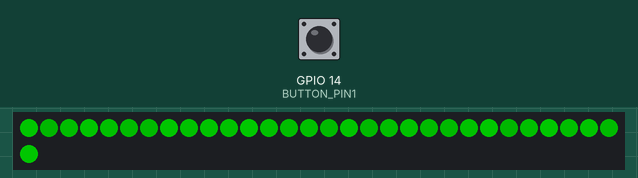
A sketch run on a simulated ESP8266 (NodeMCU). On the bench: 31 RGB LEDs in strip order, left to right, continuing on the next row. Inputs (shaded band) come from the test bench; at power-on: GPIO 14 (BUTTON_PIN1) LOW. Dim RGB values are drawn brighter than linear; WiFi joins after 1.5 s; servers stay silent unless stated; random numbers use the default seed unless the sketch sets one; what the sketch prints to the serial monitor is not drawn.

Above: at 2.7 s.
2.8 s: GPIO 14 (BUTTON_PIN1) pulled HIGH for 3.2 s
At 3.15 s:
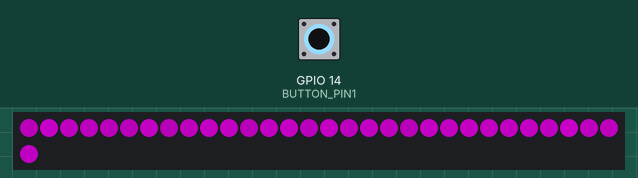
6.6 s: GPIO 14 (BUTTON_PIN1) pulled HIGH for 0.15 s
7.3 s: GPIO 14 (BUTTON_PIN1) pulled HIGH for 1 s
At 7.67 s:
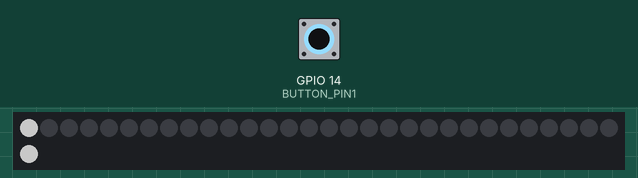
8.9 s: GPIO 14 (BUTTON_PIN1) pulled HIGH for 0.15 s
At 9.47 s:
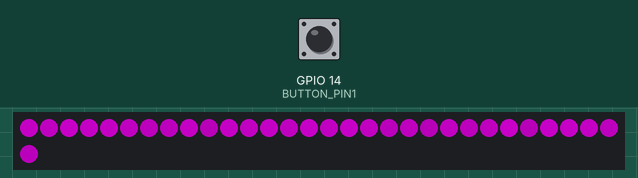
9.6 s: GPIO 14 (BUTTON_PIN1) pulsed HIGH 2 times (0.12 s each, 0.3 s apart)
At 9.77 s:
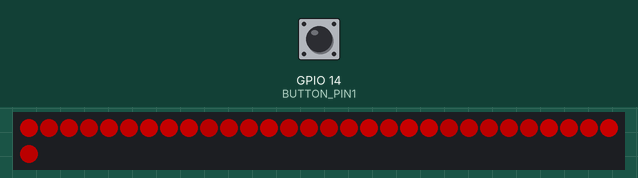
Timing chart, 0 to 12.6 s (numbered marks = the images above; inputs shaded):
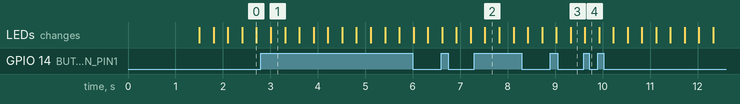

The sketch:

lightsaber.ino
```cpp
#include <WS2812FX.h>
#include "ota.h"
#include "leds.h"

void setup() {
  ota_setup();
  led_setup();

}

void loop() {
  ota_loop();
  led_loop();
}
```

leds.h
```cpp
#define LED_COUNT 31
#define LED_PIN 13
#define BUTTON_PIN1 14

WS2812FX ws2812fx = WS2812FX(LED_COUNT, LED_PIN, NEO_GRB + NEO_KHZ800);


int COLOR_COUNTER = 0;

int myEffects[] = {FX_MODE_STATIC, FX_MODE_BREATH, FX_MODE_FIRE_FLICKER};
int myColors[] = {FX_MODE_STATIC, FX_MODE_BREATH, FX_MODE_FIRE_FLICKER};


int button1State;             // the current reading from the input pin

int lastButton1State = LOW;   // the previous reading from the input pin

// the following variables are unsigned longs because the time, measured in
// milliseconds, will quickly become a bigger number than can be stored in an int.
unsigned long lastDebounceTime1 = 0;  // the last time the output pin was toggled
unsigned long debounceDelay = 100;    // the debounce time; increase if the output flickers

void led_setup() {

  ws2812fx.init();
  ws2812fx.setBrightness(100);
  ws2812fx.setColor(0, 255, 0);
  ws2812fx.setSpeed(250);
  ws2812fx.setMode(FX_MODE_FIRE_FLICKER);
  ws2812fx.start();

  pinMode(BUTTON_PIN1,INPUT);

}

void led_loop() {
  int statusButton1;

  ws2812fx.service();
  statusButton1=digitalRead(BUTTON_PIN1);

      // only toggle the LED if the new button state is HIGH
      if (statusButton1 == HIGH) {
        Serial.print ("Knopf 1 gedrueckt");
        COLOR_COUNTER = COLOR_COUNTER + 1;

        if (COLOR_COUNTER == 1){
          ws2812fx.setColor(0, 255, 0);
          ws2812fx.setMode(FX_MODE_FIRE_FLICKER);
        }

        if (COLOR_COUNTER == 2){
          ws2812fx.setColor(255, 0, 0);
          ws2812fx.setMode(FX_MODE_FIRE_FLICKER);
        }

        if (COLOR_COUNTER == 3){
          ws2812fx.setColor(0, 0, 255);
          ws2812fx.setMode(FX_MODE_FIRE_FLICKER);
        }

        if (COLOR_COUNTER == 4){
          ws2812fx.setColor(255, 0, 255);
          ws2812fx.setMode(FX_MODE_FIRE_FLICKER);
        }


        if (COLOR_COUNTER == 5){
          ws2812fx.setColor(240, 171, 0);
          ws2812fx.setMode(FX_MODE_FIRE_FLICKER);
        }

        if (COLOR_COUNTER == 6){
          ws2812fx.setColor(255, 255, 255);
          ws2812fx.setSpeed(100);
          ws2812fx.setMode(FX_MODE_RUNNING_LIGHTS);
        }

        if (COLOR_COUNTER == 7){
          ws2812fx.setColor(255, 255, 255);
          ws2812fx.setSpeed(5);
          ws2812fx.setMode(FX_MODE_DUAL_SCAN);
          COLOR_COUNTER = 0;
        }

      }

}
```

ota.h
```cpp
#include <ESP8266WiFi.h>
#include <ESP8266mDNS.h>
#include <WiFiUdp.h>
#include <ArduinoOTA.h>
#include "config.h"


const char* ssid = WIFI_SSD;
const char* password = WIFI_PASSWD;

void ota_setup() {
  Serial.begin(115200);
  Serial.println("Booting");
  WiFi.mode(WIFI_STA);
  WiFi.begin(ssid, password);
  while (WiFi.waitForConnectResult() != WL_CONNECTED) {
    Serial.println("Connection Failed! Rebooting...");
    delay(5000);
    ESP.restart();
  }

  ArduinoOTA.onStart([]() {
    String type;
    if (ArduinoOTA.getCommand() == U_FLASH) {
      type = "sketch";
    } else { // U_FS
      type = "filesystem";
    }

    // NOTE: if updating FS this would be the place to unmount FS using FS.end()
    Serial.println("Start updating " + type);
  });
  ArduinoOTA.onEnd([]() {
    Serial.println("\nEnd");
  });
  ArduinoOTA.onProgress([](unsigned int progress, unsigned int total) {
    Serial.printf("Progress: %u%%\r", (progress / (total / 100)));
  });
  ArduinoOTA.onError([](ota_error_t error) {
    Serial.printf("Error[%u]: ", error);
    if (error == OTA_AUTH_ERROR) {
      Serial.println("Auth Failed");
    } else if (error == OTA_BEGIN_ERROR) {
      Serial.println("Begin Failed");
    } else if (error == OTA_CONNECT_ERROR) {
      Serial.println("Connect Failed");
    } else if (error == OTA_RECEIVE_ERROR) {
      Serial.println("Receive Failed");
    } else if (error == OTA_END_ERROR) {
      Serial.println("End Failed");
    }
  });
  ArduinoOTA.begin();
  Serial.println("Ready");
  Serial.print("IP address: ");
  Serial.println(WiFi.localIP());
}

void ota_loop() {
  ArduinoOTA.handle();
}
```

config_example.h
```cpp
#define WIFI_SSD "your SSID";
#define WIFI_PASSWD "your passwd";

#define DNS_NAME  "lightsaber";
#define HTTP_REST_PORT 80
#define WIFI_RETRY_DELAY 500
#define MAX_WIFI_INIT_RETRY 50
```
